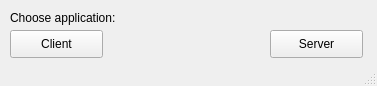
<?xml version="1.0" encoding="UTF-8"?>
<ui version="4.0">
 <class>MainWindow</class>
 <widget class="QMainWindow" name="MainWindow">
  <property name="geometry">
   <rect>
    <x>0</x>
    <y>0</y>
    <width>377</width>
    <height>86</height>
   </rect>
  </property>
  <property name="windowTitle">
   <string>MainWindow</string>
  </property>
  <widget class="QWidget" name="centralWidget">
   <widget class="QLabel" name="mainMenuLabel">
    <property name="geometry">
     <rect>
      <x>10</x>
      <y>10</y>
      <width>121</width>
      <height>16</height>
     </rect>
    </property>
    <property name="text">
     <string>Choose application:</string>
    </property>
   </widget>
   <widget class="QPushButton" name="clientButton">
    <property name="geometry">
     <rect>
      <x>10</x>
      <y>30</y>
      <width>93</width>
      <height>28</height>
     </rect>
    </property>
    <property name="text">
     <string>Client</string>
    </property>
   </widget>
   <widget class="QPushButton" name="clientButton_2">
    <property name="geometry">
     <rect>
      <x>270</x>
      <y>30</y>
      <width>93</width>
      <height>28</height>
     </rect>
    </property>
    <property name="text">
     <string>Server</string>
    </property>
   </widget>
  </widget>
  <widget class="QStatusBar" name="statusBar"/>
 </widget>
 <layoutdefault spacing="6" margin="11"/>
 <resources/>
 <connections/>
</ui>
